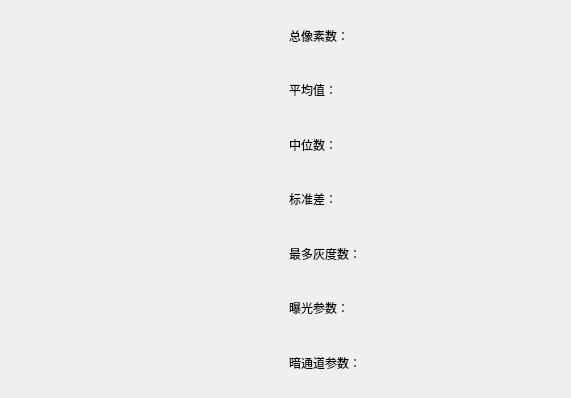
<?xml version="1.0" encoding="UTF-8"?>
<ui version="4.0">
 <class>PamShow</class>
 <widget class="QDialog" name="PamShow">
  <property name="geometry">
   <rect>
    <x>0</x>
    <y>0</y>
    <width>571</width>
    <height>398</height>
   </rect>
  </property>
  <property name="windowTitle">
   <string>Dialog</string>
  </property>
  <layout class="QHBoxLayout" name="horizontalLayout">
   <item>
    <widget class="QLabel" name="label_gray">
     <property name="text">
      <string/>
     </property>
    </widget>
   </item>
   <item>
    <layout class="QVBoxLayout" name="verticalLayout">
     <item>
      <layout class="QHBoxLayout" name="horizontalLayout_2">
       <item>
        <widget class="QLabel" name="label_1">
         <property name="text">
          <string>总像素数：</string>
         </property>
        </widget>
       </item>
       <item>
        <widget class="QLabel" name="label_res_1">
         <property name="text">
          <string/>
         </property>
        </widget>
       </item>
      </layout>
     </item>
     <item>
      <layout class="QHBoxLayout" name="horizontalLayout_3">
       <item>
        <widget class="QLabel" name="label_2">
         <property name="text">
          <string>平均值：</string>
         </property>
        </widget>
       </item>
       <item>
        <widget class="QLabel" name="label_res_2">
         <property name="text">
          <string/>
         </property>
        </widget>
       </item>
      </layout>
     </item>
     <item>
      <layout class="QHBoxLayout" name="horizontalLayout_4">
       <item>
        <widget class="QLabel" name="label_3">
         <property name="text">
          <string>中位数：</string>
         </property>
        </widget>
       </item>
       <item>
        <widget class="QLabel" name="label_res_3">
         <property name="text">
          <string/>
         </property>
        </widget>
       </item>
      </layout>
     </item>
     <item>
      <layout class="QHBoxLayout" name="horizontalLayout_5">
       <item>
        <widget class="QLabel" name="label_4">
         <property name="text">
          <string>标准差：</string>
         </property>
        </widget>
       </item>
       <item>
        <widget class="QLabel" name="label_res_4">
         <property name="text">
          <string/>
         </property>
        </widget>
       </item>
      </layout>
     </item>
     <item>
      <layout class="QHBoxLayout" name="horizontalLayout_6">
       <item>
        <widget class="QLabel" name="label_5">
         <property name="text">
          <string>最多灰度数：</string>
         </property>
        </widget>
       </item>
       <item>
        <widget class="QLabel" name="label_res_5">
         <property name="text">
          <string/>
         </property>
        </widget>
       </item>
      </layout>
     </item>
     <item>
      <layout class="QHBoxLayout" name="horizontalLayout_7">
       <item>
        <widget class="QLabel" name="label_6">
         <property name="text">
          <string>曝光参数：</string>
         </property>
        </widget>
       </item>
       <item>
        <widget class="QLabel" name="label_res_6">
         <property name="text">
          <string/>
         </property>
        </widget>
       </item>
      </layout>
     </item>
     <item>
      <layout class="QHBoxLayout" name="horizontalLayout_9">
       <item>
        <widget class="QLabel" name="label_7">
         <property name="text">
          <string>暗通道参数：</string>
         </property>
        </widget>
       </item>
       <item>
        <widget class="QLabel" name="label_res_7">
         <property name="text">
          <string/>
         </property>
        </widget>
       </item>
      </layout>
     </item>
    </layout>
   </item>
  </layout>
 </widget>
 <resources/>
 <connections/>
</ui>
